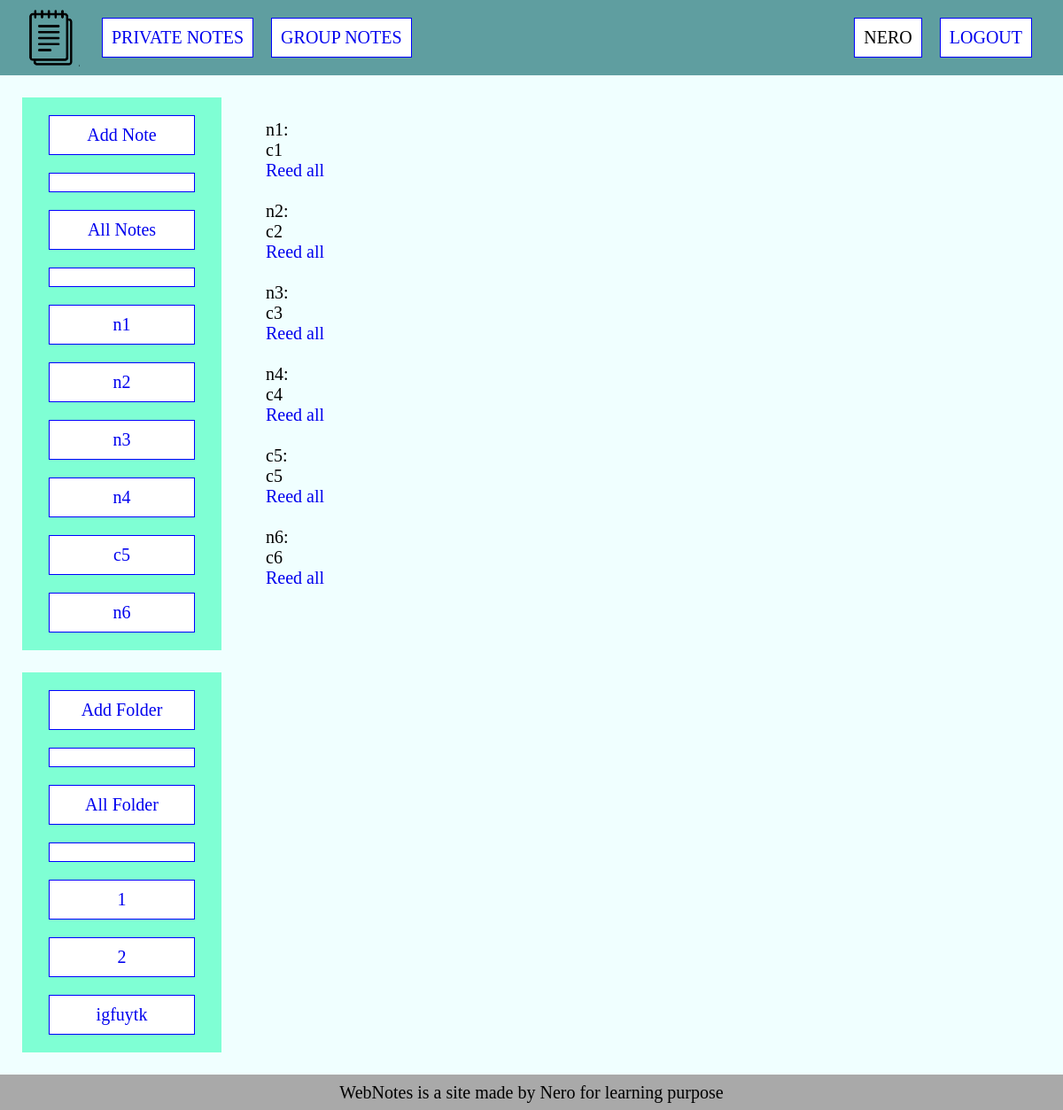
Page /private_notes/ (signed in) on the earlier database version.
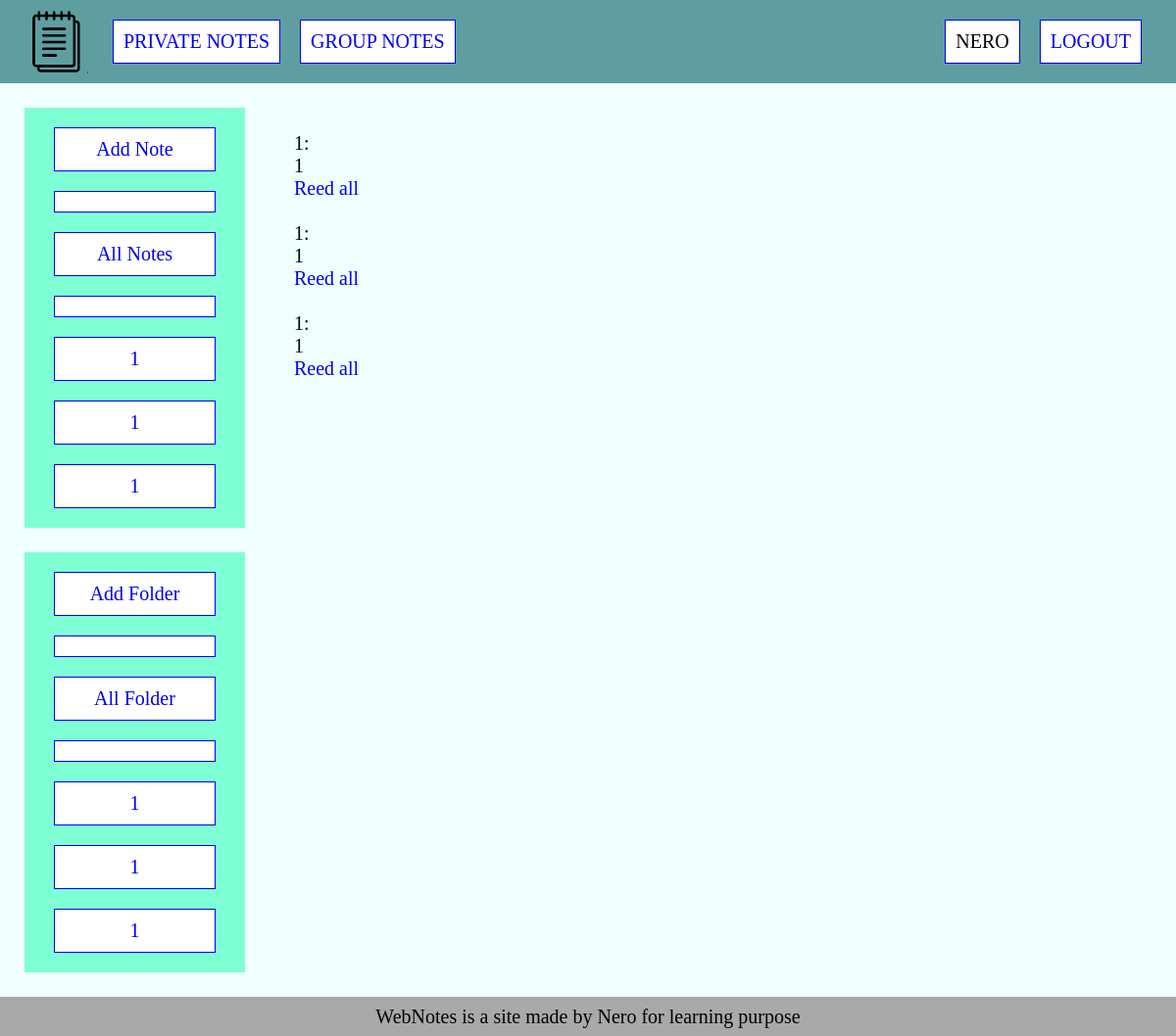
Same page on the later database version.
### notes/models.py (models this page shows)
class Note(models.Model):
    title = models.CharField(max_length=255)
    slug = models.SlugField(max_length=255, db_index=True)
    content = models.TextField()
    icon = models.ImageField(upload_to='photos/%Y/%m/%d/', blank=True)
    time_created = models.DateTimeField(auto_now_add=True)
    time_updated = models.DateTimeField(auto_now=True)
    user = models.ForeignKey(User, on_delete=models.PROTECT)
    folder = models.ForeignKey('Folder', on_delete=models.CASCADE, blank=True, null=True)
    def __str__(self):
        return self.title
    def get_absolute_url(self):
        return reverse('show_note', kwargs={'username': self.user.username, 'note_slug': self.slug})

class Folder(models.Model):
    title = models.CharField(max_length=255)
    slug = models.SlugField(max_length=255, db_index=True)
    user = models.ForeignKey(User, on_delete=models.PROTECT)
    time_created = models.DateTimeField(auto_now_add=True)
    time_updated = models.DateTimeField(auto_now=True)
    def __str__(self):
        return self.title
    def get_absolute_url(self):
        return reverse('show_folder', kwargs={'username': self.user.username, 'folder_slug': self.slug})

### notes/views.py (the view)
# urls.py: path('private_notes/', PrivateNotes.as_view(), name='private_notes'),
class PrivateNotes(LoginRequiredMixin, DataMixin, ListView):
    model = Note
    template_name = 'notes/private_notes.html'
    def get_context_data(self, *, object_list=None, **kwargs):
        context = super().get_context_data(**kwargs)
        c_def = self.get_user_context(title='Private Notes')
        return dict(list(context.items()) + list(c_def.items()))

### notes/utils.py (called while the page is built)
    def get_user_context(self, **kwargs):
        context = kwargs
        context['menu'] = menu
        self.kwargs['username'] = self.request.user
        context['folders'] = Folder.objects.filter(user__username=self.kwargs['username']).select_related('user')
        context['notes'] = Note.objects.filter(user__username=self.kwargs['username']).select_related('user')
        return context

### notes/templates/notes/private_notes.html
{% extends 'notes/base.html' %}
{% block sidebar %}
    <aside class="aside-left">
        <div class="sidebar">
            <ul class="sidebar-links">
                <li class="sidebar-item"><a href="{% url 'add_private_note' %}">Add Note</a></li>
                <li class="sidebar-item"></li>
                {% if notes|length > 0 %}
                    <li class="sidebar-item"><a href="{% url 'private_notes' %}">All Notes</a></li>
                    <li class="sidebar-item"></li>
                    {% for n in notes %}
                        {% if n.pk == note_selected %}
                            <li class="sidebar-selected">{{ n }}</li>
                        {% else %}
                            <li class="sidebar-item"><a href="{{ n.get_absolute_url }}">{{ n }}</a></li>
                        {% endif %}
                    {% endfor %}
                {% endif %}
            </ul>
        </div>
        <div class="sidebar">
            <ul class="sidebar-links">
                <li class="sidebar-item"><a href="{% url 'add_folder' %}">Add Folder</a></li>
                <li class="sidebar-item"></li>
                {% if folders|length > 0 %}
                    <li class="sidebar-item"><a href="{% url 'all_folders' %}">All Folder</a></li>
                    <li class="sidebar-item"></li>
                    {% for f in folders %}
                        {% if f.pk == folder_selected and folder_link %}
                            <li class="sidebar-selected"><a href="{{ f.get_absolute_url }}">{{ f }}</a></li>
                        {% elif f.pk == folder_selected %}
                            <li class="sidebar-selected">{{ f }}</li>
                        {% else %}
                            <li class="sidebar-item"><a href="{{ f.get_absolute_url }}">{{ f }}</a></li>
                        {% endif %}
                    {% endfor %}
                {% endif %}
            </ul>
        </div>
    </aside>
{% endblock %}
{% block content %}
    <div class="container-notes">
        {% if is_folder %}
            {% for note in folder_notes %}
                <div>
                    <p>{{ note.title }}: </p>
                    <p>{{ note.content }}</p>
                    <p><a href="{{ note.get_absolute_url }}">Reed all</a></p>
                    <br>
                </div>
            {% endfor %}
        {% else %}
            {% for note in notes %}
                <div>
                    <p>{{ note.title }}: </p>
                    <p>{{ note.content }}</p>
                    <p><a href="{{ note.get_absolute_url }}">Reed all</a></p>
                    <br>
                </div>
            {% endfor %}
        {% endif %}
    </div>
{% endblock %}

### notes/templates/notes/base.html (shortened to what this page needs)
{% load static %}
<!DOCTYPE html>
<html lang="en">
<head>
    <link href="{% static 'notes/css/styles.css' %}" rel="stylesheet">
</head>
<body>
{% block header %}
<header class="container primary-header">
    <a class="logo" href="{% url 'home' %}">
        <img class="logo" src="{% static 'notes/images/home-icon.png' %}" alt="logo">
    </a>
    <nav class="primary-nav">
        <ul class="primary-nav-links">
            {% if  request.user.is_authenticated %}
                {% for m in menu %}
                    <li class="primary-nav-item"><a href="{% url m.url_name %}">{{ m.title }}</a></li>
                {% endfor %}
                <li class="primary-nav-item push-right">{{ user.username }}</li>
                <li class="primary-nav-item"><a href="{% url 'logout' %}" >Logout</a></li>
            {% else %}
                <li class="primary-nav-item">WebNotes</li>
                <li class="primary-nav-item push-right"><a href="{% url 'login' %}" >Login</a></li>
                <li class="primary-nav-item"><a href="{% url 'sign_in' %}" >Sign in</a></li>
            {% endif %}
        </ul>
    </nav>
</header>
{% endblock %}
<div class="container">
{% block sidebar %}{% endblock %}
{% block content %}{% endblock %}
</div>
<footer>
    <span>WebNotes is a site made by Nero for learning purpose</span>
</footer>
</body>
</html>

Differences in the rows shown:
no longer on this page (row edited): Note: title "n1", content "c1"
no longer on this page (row edited): Note: title "n2", content "c2"
no longer on this page (row edited): Note: title "n3", content "c3"
removed Note: title "n4", content "c4"
removed Note: title "c5", content "c5"
removed Note: title "n6", content "c6"
no longer on this page (row edited): Folder: title "2"
no longer on this page (row edited): Folder: title "igfuytk"
now on this page (row edited): Note: title "1", content "1"
now on this page (row edited): Note: title "1", content "1"
now on this page (row edited): Note: title "1", content "1"
now on this page (row edited): Folder: title "1"
now on this page (row edited): Folder: title "1"
